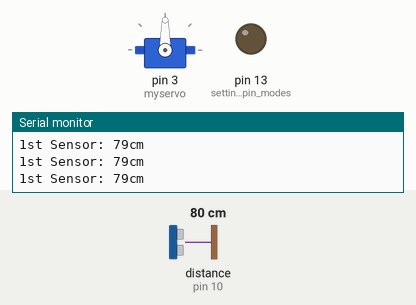
Recording of a sketch running on a simulated Arduino Uno, built with avr-gcc and run on an emulated ATmega328P. Parts: servo, output pins drawn as LEDs (lit = HIGH), the last lines printed to the serial monitor. Wiring (inferred from the names in the program): ultrasonic range finder: trigger pin 9; echo pin 10. Inputs (shaded band) come from the test bench; at power-on: distance to the obstacle (sensor on pin 10) 80 cm. The echo pulse lasts 58.3 µs per cm; pins used as bus, display or sensor lines are not drawn.

Above: at 1.2 s.
1.3 s: distance to the obstacle (sensor on pin 10) set to 9 cm
At 3.7 s:
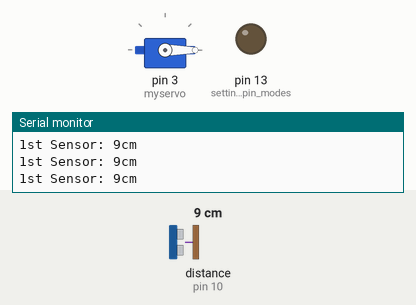
4.3 s: distance to the obstacle (sensor on pin 10) set to 60 cm
7.3 s: distance to the obstacle (sensor on pin 10) set to 250 cm
At 8.0 s:
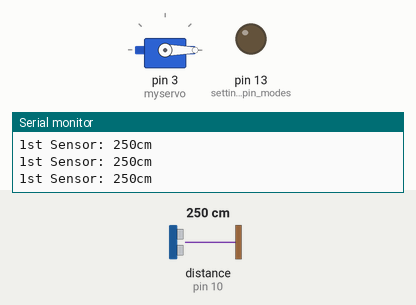
10.3 s: distance to the obstacle (sensor on pin 10) set to 64 cm
11.8 s: distance to the obstacle (sensor on pin 10) set to 57 cm
At 12.17 s:
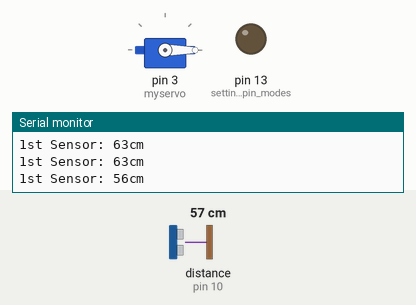
14.8 s: distance to the obstacle (sensor on pin 10) set to 2 cm
Timing chart, 0 to 17.3 s (numbered marks = the images above; inputs shaded):
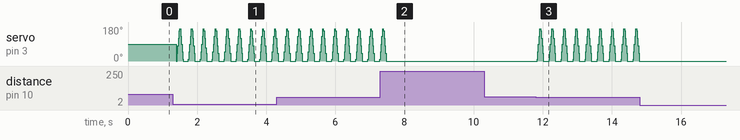

The sketch:

sensor1-test.ino
```cpp
#include <Servo.h>

Servo myservo;  // δημιουργήστε ένα αντικείμενο myservo για να ελέγχεται το servo motor
//  6 αντικείμενα servo μπορούνα δημιουργηθούν στις περισσότερες πλακέτες

int pos = 0;    // μεταβλητή για την αποθήκευση της θέσης servo
int trigPin1 = 9;
int echoPin1 = 10;


void setup() {
  myservo.attach(3);  //συνδέει το servo στον ακροδέκτη 3 με το αντικείμενο servo
  Serial.begin (9600);
  pinMode(trigPin1, OUTPUT);
  pinMode(echoPin1, INPUT);

  pinMode(13, OUTPUT);   // setting the pin modes, the "13" buzer

}


void servomove(){
for (pos = 0; pos <= 180; pos += 10) { // πηγαίνει από 0 μοίρες έως 180 μοίρες
    // σε βήματα 1 βαθμού
    myservo.write(pos);              // πείτε στο σερβο να πάει στη θέση του σε μεταβλητή 'pos'
    delay(5);                       // περιμένει 15ms για το σερβο να φτάσει στη θέση
  }
  for (pos = 180; pos >= 0; pos -= 10) { // πηγαίνει από 180 μοίρες έως 0 μοίρες
    myservo.write(pos);              // πείτε στο σερβο να πάει στη θέση του σε μεταβλητή 'pos'
    delay(5);                       // περιμένει 15ms για το σερβο να φτάσει στη θέση
  }
}

void sensor1(){ // Αυτή η λειτουργία είναι για τον πρώτο αισθητήρα , των τοίχων
  int duration1, distance1;
  digitalWrite (trigPin1, HIGH);
  delayMicroseconds (10);
  digitalWrite (trigPin1, LOW);
  duration1 = pulseIn (echoPin1, HIGH);
  distance1 = (duration1/2) / 29.1;
      Serial.print("1st Sensor: ");
      Serial.print(distance1);
      Serial.print("cm    ");
  if (distance1 <=60 && distance1 >=5) {  // Αλλάξτε τον αριθμό για μεγάλες ή μικρές αποστάσεις.
     servomove();
    } else {
      // Μην κάνεις  τίποτα
  }
}


void loop() {
Serial.println("\n");
sensor1();  // ανιχνευση τοιχου
delay(150);
}
```

Measured:
- after the input at 7.3 s, servo on pin 3 (myservo): goes on until 7.5 s, then stays 0°
- after the input at 11.8 s, servo on pin 3 (myservo): 0° → 10° at once, then repeats every 0.35 s: 50° 0.02 s, 90° 0.02 s, 130° 0.02 s, 170° 0.02 s, 160° 0.02 s, 120° 0.02 s, 80° 0.02 s, 40° 0.02 s, 0° 0.16 s, 10° 0.02 s
- after the input at 14.8 s, servo on pin 3 (myservo): stops changing and stays 0°
